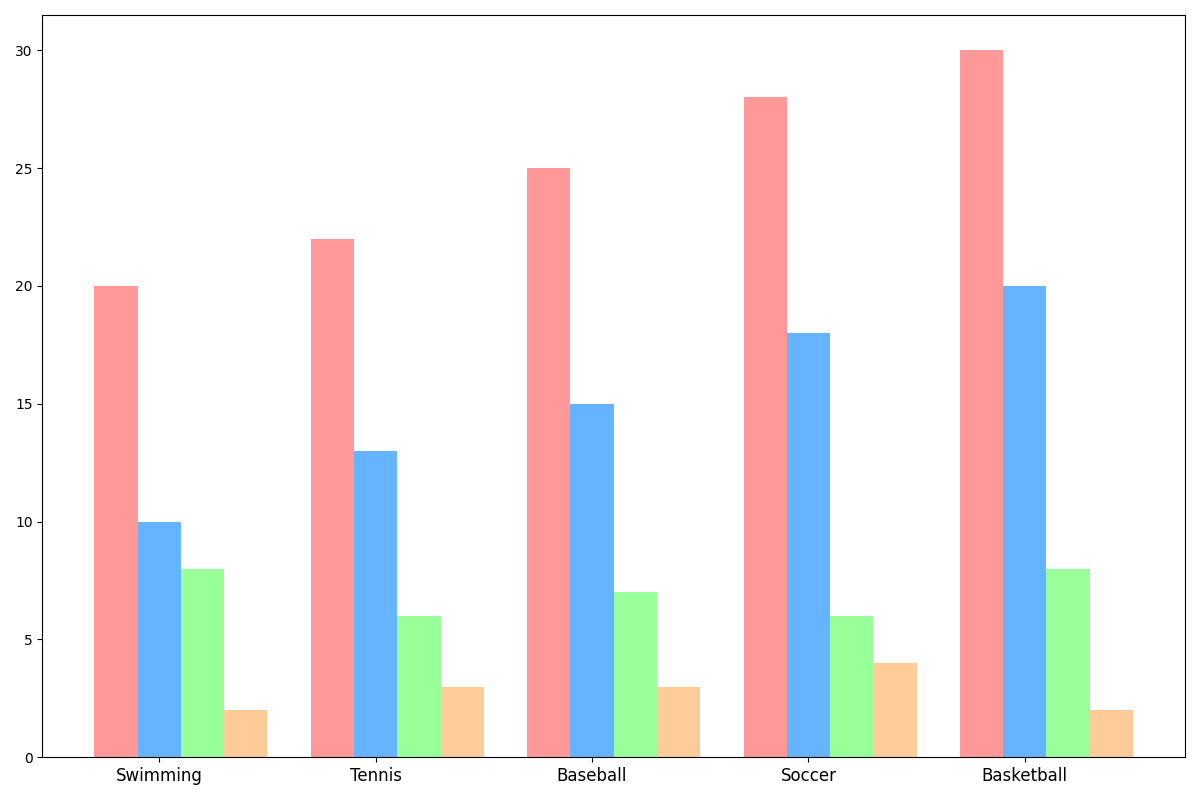

Recreate this plot in Python.
import matplotlib.pyplot as plt
import numpy as np

teams = ['Swimming', 'Tennis', 'Baseball', 'Soccer', 'Basketball']
games_played = [20, 22, 25, 28, 30]
won_games = [10, 13, 15, 18, 20]
lost_games = [8, 6, 7, 6, 8]
draw_games = [2, 3, 3, 4, 2]

x = np.arange(len(teams))
bar_width = 0.2

fig, ax = plt.subplots(figsize=(12, 8))

# Plot bars without stylistic borders
ax.bar(x - bar_width, games_played, bar_width, color='#ff9999')
ax.bar(x, won_games, bar_width, color='#66b3ff')
ax.bar(x + bar_width, lost_games, bar_width, color='#99ff99')
ax.bar(x + 2 * bar_width, draw_games, bar_width, color='#ffcc99')

# Remove titles, labels, and grid
ax.set_xticks(x)
ax.set_xticklabels(teams, fontsize=12)

plt.tight_layout()
plt.show()
